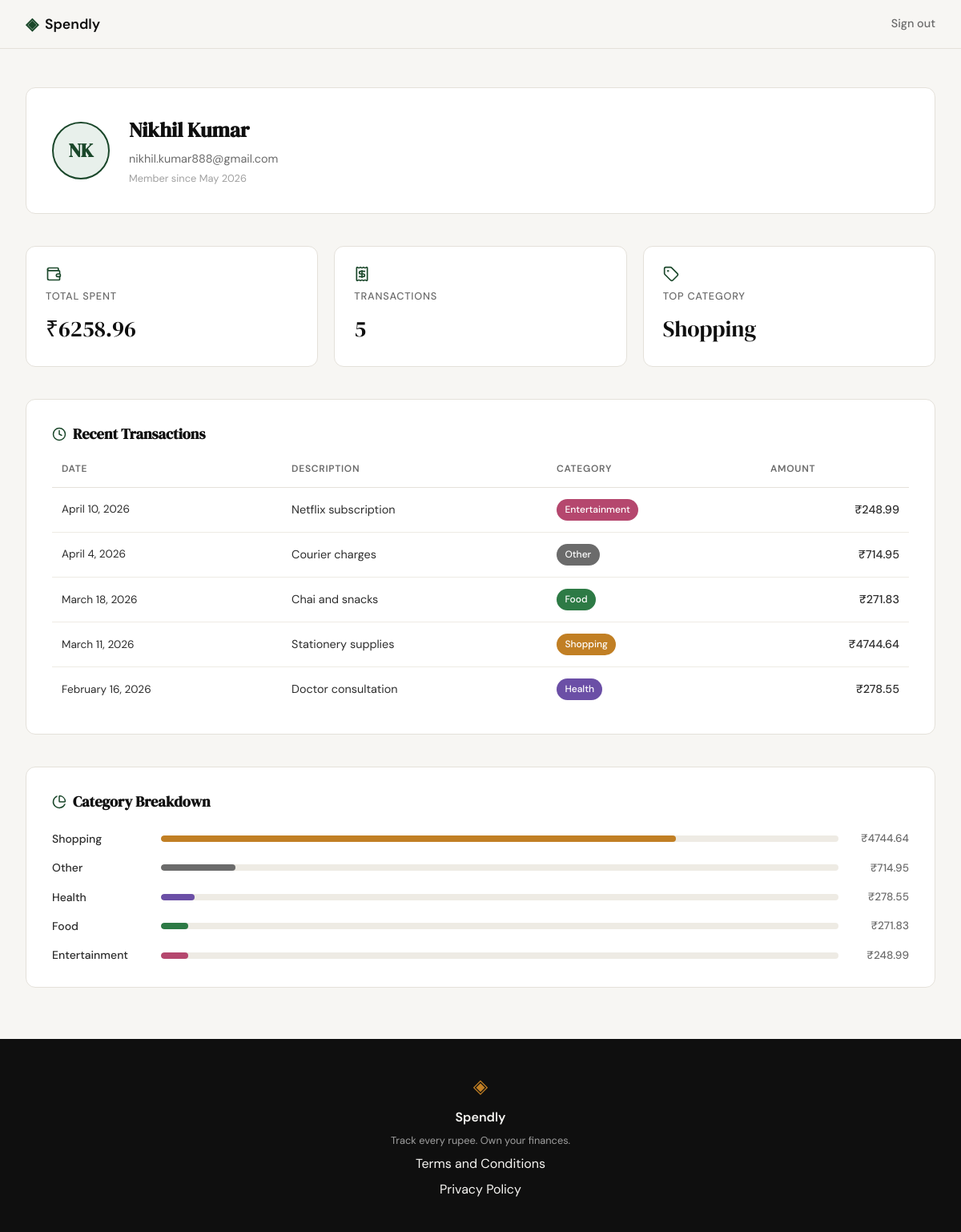
Screenshot of /profile (signed in) with the database file from the repository.
### tables this page shows
CREATE TABLE users (
            id            INTEGER PRIMARY KEY AUTOINCREMENT,
            name          TEXT    NOT NULL,
            email         TEXT    UNIQUE NOT NULL,
            password_hash TEXT    NOT NULL,
            created_at    TEXT    DEFAULT (datetime('now'))
        );

CREATE TABLE expenses (
            id          INTEGER PRIMARY KEY AUTOINCREMENT,
            user_id     INTEGER NOT NULL,
            amount      REAL    NOT NULL,
            category    TEXT    NOT NULL,
            date        TEXT    NOT NULL,
            description TEXT,
            created_at  TEXT    DEFAULT (datetime('now')),
            FOREIGN KEY (user_id) REFERENCES users(id)
        );

### app.py (the view)
@app.route("/profile")
def profile():
    if not session.get("user_id"):
        return redirect(url_for("login"))
    user_id = session["user_id"]
    user_row = get_user_by_id(user_id)
    if user_row is None:
        session.clear()
        return redirect(url_for("login"))
    initials = "".join(w[0].upper() for w in user_row["name"].split())[:2]
    user = {**user_row, "initials": initials}
    stats = get_summary_stats(user_id)
    transactions = get_recent_transactions(user_id)
    categories = get_category_breakdown(user_id)
    return render_template("profile.html",
                           user=user, stats=stats,
                           transactions=transactions, categories=categories)

### database/db.py (called while the page is built)
def get_db():
    conn = sqlite3.connect(DB_PATH)
    conn.row_factory = sqlite3.Row
    conn.execute("PRAGMA foreign_keys = ON")
    return conn

### database/queries.py (called while the page is built)
def get_user_by_id(user_id):
    conn = get_db()
    row = conn.execute(
        "SELECT name, email, created_at FROM users WHERE id = ?", (user_id,)
    ).fetchone()
    conn.close()
    if row is None:
        return None
    dt = datetime.datetime.fromisoformat(row["created_at"])
    return {"name": row["name"], "email": row["email"], "member_since": dt.strftime("%B %Y")}

def get_summary_stats(user_id):
    conn = get_db()
    row = conn.execute(
        "SELECT COALESCE(SUM(amount), 0) AS total_spent, COUNT(*) AS transaction_count "
        "FROM expenses WHERE user_id = ?", (user_id,)
    ).fetchone()
    top = conn.execute(
        "SELECT category FROM expenses WHERE user_id = ? "
        "GROUP BY category ORDER BY SUM(amount) DESC LIMIT 1", (user_id,)
    ).fetchone()
    conn.close()
    return {
        "total_spent": row["total_spent"],
        "transaction_count": row["transaction_count"],
        "top_category": top["category"] if top else "—",
    }

def get_recent_transactions(user_id, limit=10):
    conn = get_db()
    rows = conn.execute(
        "SELECT date, description, category, amount "
        "FROM expenses WHERE user_id = ? ORDER BY date DESC LIMIT ?",
        (user_id, limit),
    ).fetchall()
    conn.close()
    result = []
    for row in rows:
        dt = datetime.datetime.strptime(row["date"], "%Y-%m-%d")
        result.append({
            "date": dt.strftime("%B %-d, %Y"),
            "description": row["description"] or "",
            "category": row["category"],
            "amount": row["amount"],
        })
    return result

### templates/profile.html (shortened to what this page needs)
{% extends "base.html" %}
{% block head %}
<link rel="stylesheet" href="{{ url_for('static', filename='css/profile.css') }}">
{% endblock %}
{% block content %}
<div class="profile-page">
    <div class="profile-hero">
        <div class="profile-avatar">{{ user.initials }}</div>
        <div class="profile-identity">
            <h1 class="profile-name">{{ user.name }}</h1>
            <p class="profile-email">{{ user.email }}</p>
            <p class="profile-since">Member since {{ user.member_since }}</p>
        </div>
    </div>
    <div class="profile-stats">
        <div class="stat-card">
            <i data-lucide="wallet" class="stat-icon"></i>
            <span class="stat-label">Total Spent</span>
            <span class="stat-value">₹{{ "%.2f"|format(stats.total_spent) }}</span>
        </div>
        <div class="stat-card">
            <i data-lucide="receipt" class="stat-icon"></i>
            <span class="stat-label">Transactions</span>
            <span class="stat-value">{{ stats.transaction_count }}</span>
        </div>
        <div class="stat-card">
            <i data-lucide="tag" class="stat-icon"></i>
            <span class="stat-label">Top Category</span>
            <span class="stat-value">{{ stats.top_category }}</span>
        </div>
    </div>
    <div class="profile-section">
        <h2 class="section-title">
            <i data-lucide="clock"></i> Recent Transactions
        </h2>
        <div class="table-wrap">
            <table class="tx-table">
                <thead>
                    <tr>
                        <th>Date</th>
                        <th>Description</th>
                        <th>Category</th>
                        <th class="col-amount">Amount</th>
                    </tr>
                </thead>
                <tbody>
                    {% for tx in transactions %}
                    <tr>
                        <td class="tx-date">{{ tx.date }}</td>
                        <td>{{ tx.description }}</td>
                        <td><span class="badge badge-{{ tx.category|lower }}">{{ tx.category }}</span></td>
                        <td class="tx-amount">₹{{ "%.2f"|format(tx.amount) }}</td>
                    </tr>
                    {% endfor %}
                </tbody>
            </table>
        </div>
    </div>
    <div class="profile-section">
        <h2 class="section-title">
            <i data-lucide="pie-chart"></i> Category Breakdown
        </h2>
        <div class="category-list">
            {% for cat in categories %}
            <div class="category-row">
                <span class="category-name">{{ cat.name }}</span>
                <div class="category-track">
                    <div class="category-bar category-bar-{{ cat.name|lower }}" style="width: {{ cat.pct }}%"></div>
                </div>
                <span class="category-amt">₹{{ "%.2f"|format(cat.amount) }}</span>
            </div>
            {% endfor %}
        </div>
    </div>
</div>
{% endblock %}

### static/css/style.css (style rules this page uses)
:root { --ink: #0f0f0f; --ink-soft: #2d2d2d; --ink-muted: #6b6b6b; --ink-faint: #a0a0a0; --paper: #f7f6f3; --paper-warm: #f0ede6; --paper-card: #ffffff; --accent: #1a472a; --accent-light: #e8f0eb; --accent-2: #c17f24; --accent-2-light: #fdf3e3; --danger: #c0392b; --danger-light: #fdecea; --border: #e4e1da; --border-soft: #eeebe4; --font-display: 'DM Serif Display', Georgia, serif; --font-body: 'DM Sans', system-ui, sans-serif; --max-width: 1200px; --auth-width: 440px; --radius-sm: 6px; --radius-md: 12px; --radius-lg: 20px; }
*, *::before, *::after { box-sizing: border-box; margin: 0; padding: 0; }
html { font-size: 16px; scroll-behavior: smooth; }
body { background: var(--paper); color: var(--ink); font-family: var(--font-body); font-size: 1rem; line-height: 1.6; -webkit-font-smoothing: antialiased; }

### rows the page displays
users: name "Nikhil Kumar", email "nikhil.kumar888@gmail.com"
expenses: top_category "Shopping", date "March 11, 2026", description "Stationery supplies", category "Shopping", amount "4744.64", name "Shopping", {{ cat.pct }} 76 (drawn)
expenses: date "April 10, 2026", description "Netflix subscription", category "Entertainment", amount "248.99", name "Entertainment", {{ cat.pct }} 4 (drawn)
expenses: date "April 4, 2026", description "Courier charges", category "Other", amount "714.95", name "Other", {{ cat.pct }} 11 (drawn)
expenses: date "March 18, 2026", description "Chai and snacks", category "Food", amount "271.83", name "Food", {{ cat.pct }} 4 (drawn)
expenses: date "February 16, 2026", description "Doctor consultation", category "Health", amount "278.55", name "Health", {{ cat.pct }} 5 (drawn)

### other values shown
{{ user.initials }} "NK"
{{ user.member_since }} "May 2026"
{{ "%.2f"|format(stats.total_spent) }} "6258.96"
{{ stats.transaction_count }} "5"
